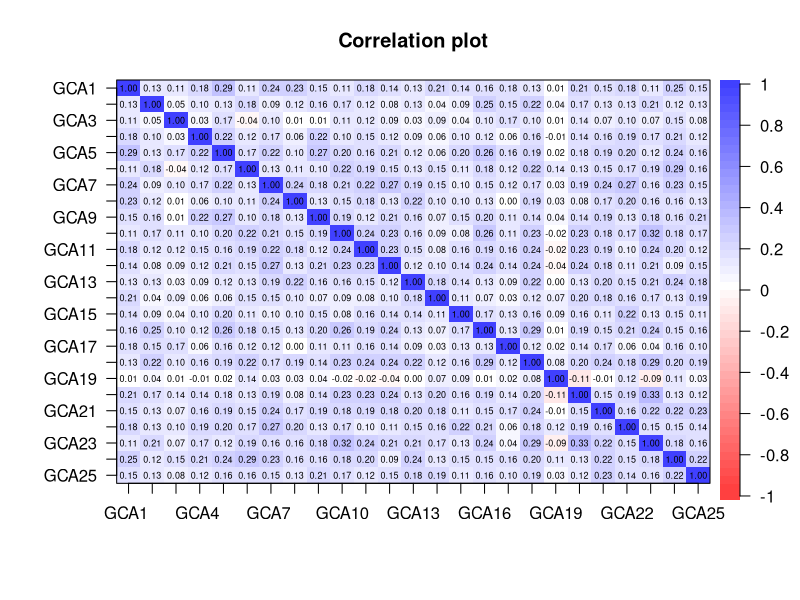
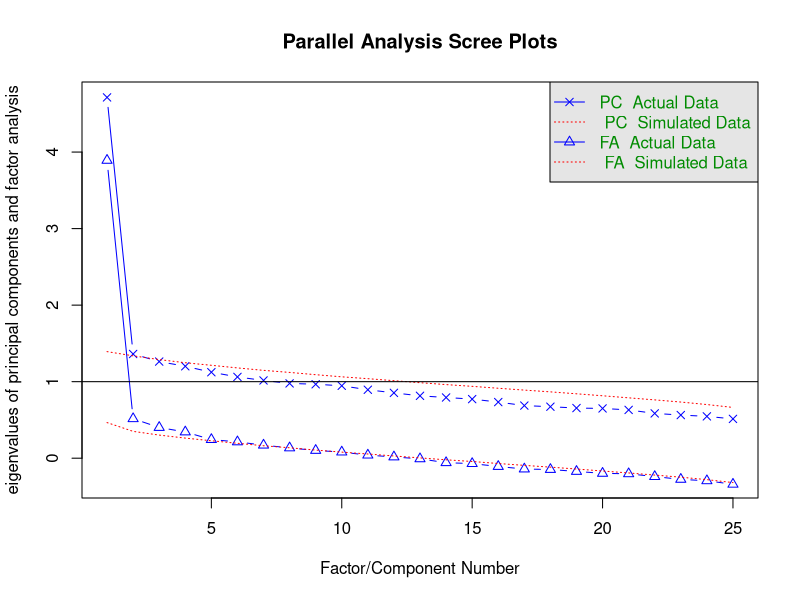
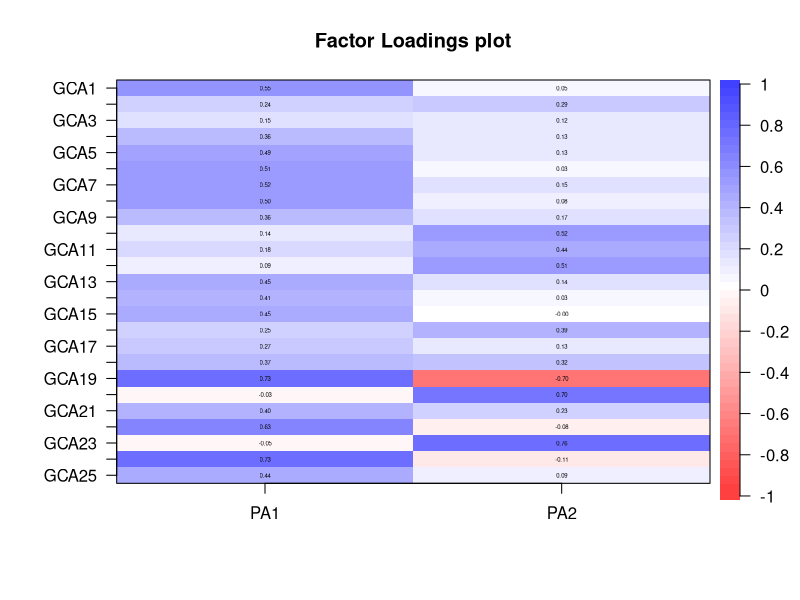

Here is the R script that generated these plots, in order: (Note: this script raises an error after producing the figures.)
## ---- chunk 1
knitr::opts_chunk$set(echo = TRUE)
## ---- chunk 2
library(psych)
d<-read.csv("GCApost.csv")
colnames(d) <- c("GCA1", "GCA2", "GCA3", "GCA4", "GCA5", "GCA6", "GCA7", "GCA8", "GCA9", "GCA10", "GCA11", "GCA12", "GCA13", "GCA14", "GCA15", "GCA16", "GCA17", "GCA18", "GCA19", "GCA20", "GCA21", "GCA22", "GCA23", "GCA24", "GCA25")
x<-seq(from=1, to=nrow(d), by=2)
y<-seq(from=2, to=nrow(d), by=2)
d1<-d[x,]
d2<-d[y,]
df<-as.data.frame(d)
## ---- chunk 3
alpha(df,na.rm=T)
## ---- chunk 4
cm<-cor(d1,use="complete.obs")
ev <- eigen(cm)
library(corrplot)
cor.plot(cm)
## ---- chunk 5
fa.parallel(cm, n.obs = nrow(d1), fm="minres", fa="both", 
            main = "Parallel Analysis Scree Plots",
            n.iter=100, error.bars=FALSE, SMC=FALSE,
            ylabel=NULL, show.legend=TRUE)
## ---- chunk 6
mod1<-fa(d1,nfactors=2,rotate="Promax",fm="pa",cor="tet")
print(mod1$loadings,cut=.3)
mod1$rms
## ---- chunk 7
mod2<-fa(d1,nfactors=3,rotate="Promax",fm="pa",cor="tet")
print(mod2$loadings,cut=.3)
mod2$rms
## ---- chunk 8
mod3<-fa(d1,nfactors=4,rotate="Promax",fm="pa",cor="tet")
print(mod3$loadings,cut=.3)
mod3$rms
## ---- chunk 9
mod4<-fa(d1,nfactors=7,rotate="Promax",fm="pa",cor="tet")
print(mod4$loadings,cut=.3)
mod4$rms
## ---- chunk 10
cor.plot(mod1)
## ---- chunk 11
library("lavaan")
fac3_mod <- 
'factor1 =~ GCA1 + GCA4 + GCA5 + GCA6 + GCA7 + GCA8 + GCA9
+ GCA13 + GCA14 + GCA15 + GCA18 + GCA21 + GCA22 + GCA24 + GCA25
factor2 =~GCA10 + GCA11 + GCA12 + GCA16
+ GCA20 + GCA23'
fac3mod <- cfa(model = fac3_mod, data = d2, ordered = names(d2) ,estimator = "DWLS", se = "robust", test = "scaled.shifted", std.lv = TRUE)
parameterEstimates(fac3mod)[1:20,]
resid(fac3mod)[2]
round((fitmeasures(fac3mod)[c("chisq","df","pvalue","chisq.scaled","df.scaled","pvalue.scaled","cfi","gfi","tli","rmsea","rmsea.pvalue","srmr")]),3)
mi <- modindices(fac3mod)
mi[mi$op == "=~",]
## ---- chunk 12
fac6_mod <- 
'factor1 =~ GCA2 + GCA6 + GCA10 + GCA12 + GCA16 + GCA18 + GCA20 + GCA23
factor2 =~ GCA4 + GCA5 + GCA9 
factor3 =~ GCA7 + GCA8 
factor4 =~ GCA1 + GCA3 + GCA5 + GCA11 + GCA17 + GCA24
factor5 =~ GCA14 + GCA20 
factor6 =~ GCA6 + GCA13 + GCA21 + GCA24 + GCA25
'
fac6mod <- cfa(model = fac6_mod, data = d2, ordered = names(d2) ,estimator = "DWLS", se = "robust", test = "scaled.shifted", std.lv = TRUE)
parameterEstimates(fac6mod)[1:26,1:6]
resid(fac6mod)[2]
round((fitmeasures(fac6mod)[c("chisq","df","pvalue","chisq.scaled","df.scaled","pvalue.scaled","cfi","gfi","tli","rmsea","rmsea.pvalue","srmr")]),3)
## ---- chunk 13
fac5_mod <- 
'factor1 =~ GCA2 + GCA6 + GCA10 + GCA12 + GCA16 + GCA18 + GCA20 + GCA23
factor2 =~ GCA4 + GCA5 + GCA9 
factor3 =~ GCA7 + GCA8 
factor4 =~ GCA1 + GCA3 + GCA11 + GCA17 + GCA24
factor5 =~ GCA13 + GCA21 + GCA25
'
fac5mod <- cfa(model = fac5_mod, data = d2, ordered = names(d2) ,estimator = "DWLS", se = "robust", test = "scaled.shifted", std.lv = TRUE)
parameterEstimates(fac5mod)[1:21,1:6]
resid(fac5mod)[2]
round((fitmeasures(fac5mod)[c("chisq","df","pvalue","chisq.scaled","df.scaled","pvalue.scaled","cfi","gfi","tli","rmsea","rmsea.pvalue","srmr")]),3)
inspect(fac5mod,"cov.lv")
## ---- chunk 14
gca_mod <- 
'factor1 =~ GCA3 + GCA6 + GCA10 + GCA14 + GCA16 + GCA18 
factor2 =~ GCA1 + GCA8 + GCA17 
factor3 =~ GCA2 + GCA7 + GCA20 + GCA22 + GCA23  
factor4 =~ GCA13 + GCA24 
factor5 =~ GCA5 + GCA9 
factor6 =~ GCA15 + GCA21
'
gcamod <- cfa(model = gca_mod, data = d2, ordered = names(d2) ,estimator = "DWLS", se = "robust", test = "scaled.shifted", std.lv = TRUE)
parameterEstimates(fac5mod)[1:20,1:6]
resid(gcamod)[2]
round((fitmeasures(gcamod)[c("chisq","df","pvalue","chisq.scaled","df.scaled","pvalue.scaled","cfi","gfi","tli","rmsea","rmsea.pvalue","srmr")]),3)
inspect(gcamod,"cov.lv")
